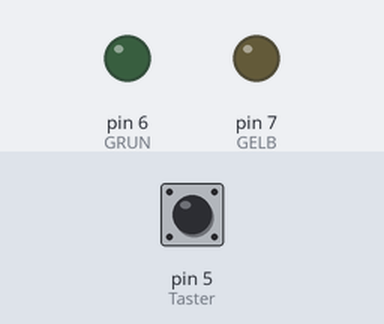
The sketch below on a simulated Arduino Uno, built with avr-gcc and run on an emulated ATmega328P. Parts: output pins drawn as LEDs (lit = HIGH). Dashed ring = blinking. The inputs (shaded band) are chosen by the test bench; at power-on: pin 5 (Taster) HIGH.

Above: at 1.2 s.
1.3 s: pin 5 (Taster) pulled LOW for 0.15 s
At 2.1 s:
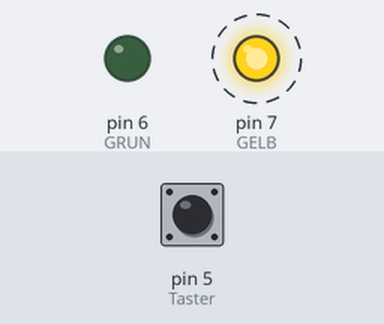
At 3.1 s:
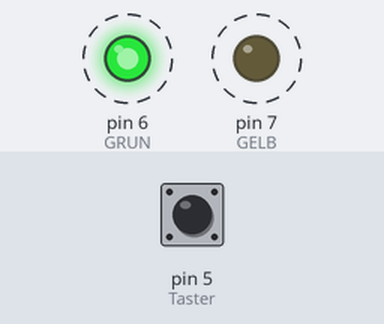
Timing chart, 0 to 10.4 s (numbered marks = the images above; inputs shaded):
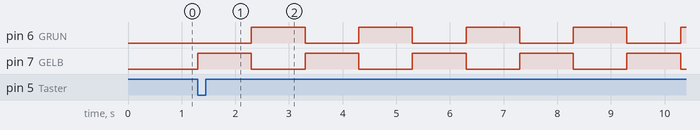

Measured:
- after the input at 1.3 s, pin 6 (GRUN): alternates HIGH for 1.0 s and LOW for 1.0 s, starting after 1.0 s; pin 7 (GELB): alternates HIGH for 1.0 s and LOW for 1.0 s, starting at once

The sketch:

TasterVersuch.ino
```cpp
// C++ code
//
int GELB=7;
int GRUN=6;
int Taster=5;
int Tasterstatus=0;
int Start=0;

void setup ()
{
  pinMode(GELB, OUTPUT);
  pinMode(GRUN, OUTPUT);
  //pinMode(Taster, INPUT);
  pinMode(Taster, INPUT_PULLUP);
}

void loop ()
{
  digitalWrite(GRUN, LOW);
  digitalWrite(GELB, LOW);

  if(Start==0)
  {
    Tasterstatus=digitalRead(Taster);
    if(Tasterstatus==LOW)
    {
      Start=1;
      Tasterstatus=HIGH;
    }
  }

  if(Start==1)
  {
  digitalWrite(GELB, HIGH);
  delay(500);
  digitalWrite(GELB,HIGH);
  delay(500);
  digitalWrite(GELB,LOW);
  digitalWrite(GRUN, HIGH);
  delay(500);
  digitalWrite(GRUN,HIGH);
  delay(500);
  digitalWrite(GRUN,LOW);
  }


  if(Tasterstatus==1)
  {
    Tasterstatus=digitalRead(Taster);
    if(Tasterstatus==LOW)
    {
      Start=0;
    }
  }
}
```
